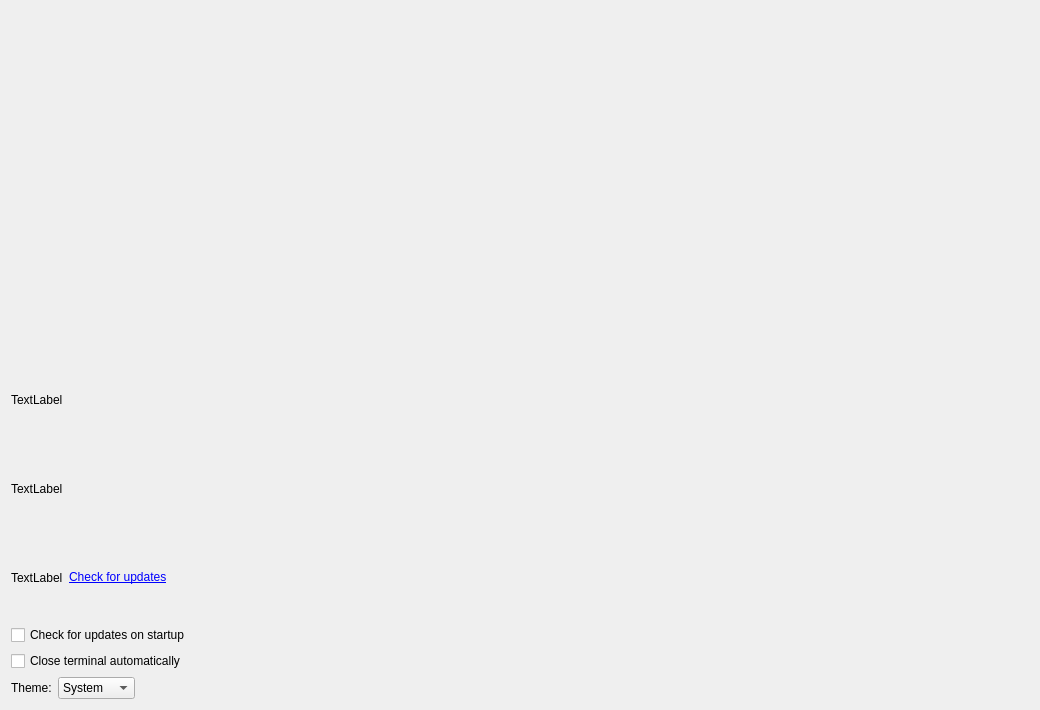
<?xml version="1.0" encoding="UTF-8"?>
<ui version="4.0">
 <class>MainDialog</class>
 <widget class="QDialog" name="MainDialog">
  <property name="geometry">
   <rect>
    <x>0</x>
    <y>0</y>
    <width>1040</width>
    <height>710</height>
   </rect>
  </property>
  <property name="minimumSize">
   <size>
    <width>720</width>
    <height>620</height>
   </size>
  </property>
  <property name="windowTitle">
   <string>KytyPs5 GTA VI</string>
  </property>
  <property name="locale">
   <locale language="English" country="UnitedStates"/>
  </property>
  <layout class="QGridLayout" name="gridLayout">
   <item row="0" column="0">
    <layout class="QVBoxLayout" name="verticalLayout_5">
     <item>
      <layout class="QHBoxLayout" name="horizontalLayout_3">
       <item>
        <layout class="QVBoxLayout" name="verticalLayout_3">
         <item>
          <widget class="ConfigurationListWidget" name="widget" native="true">
           <property name="sizePolicy">
            <sizepolicy hsizetype="MinimumExpanding" vsizetype="Preferred">
             <horstretch>0</horstretch>
             <verstretch>0</verstretch>
            </sizepolicy>
           </property>
           <property name="minimumSize">
            <size>
             <width>400</width>
             <height>300</height>
            </size>
           </property>
          </widget>
         </item>
        </layout>
       </item>
      </layout>
     </item>
     <item>
      <layout class="QVBoxLayout" name="verticalLayout_4">
       <item>
        <widget class="QLabel" name="label_settings_file">
         <property name="text">
          <string>TextLabel</string>
         </property>
        </widget>
       </item>
       <item>
        <widget class="QLabel" name="label_Interpreter">
         <property name="frameShape">
          <enum>QFrame::NoFrame</enum>
         </property>
         <property name="frameShadow">
          <enum>QFrame::Sunken</enum>
         </property>
         <property name="text">
          <string>TextLabel</string>
         </property>
        </widget>
       </item>
       <item>
        <layout class="QHBoxLayout" name="versionLayout">
         <item>
          <widget class="QLabel" name="label_Version">
           <property name="text">
            <string>TextLabel</string>
           </property>
          </widget>
         </item>
         <item>
          <widget class="QLabel" name="check_updates_link">
           <property name="text">
            <string>&lt;a href=&quot;check&quot;&gt;Check for updates&lt;/a&gt;</string>
           </property>
           <property name="textFormat">
            <enum>Qt::RichText</enum>
           </property>
          </widget>
         </item>
         <item>
          <spacer name="versionSpacer">
           <property name="orientation">
            <enum>Qt::Horizontal</enum>
           </property>
           <property name="sizeHint" stdset="0">
            <size>
             <width>40</width>
             <height>20</height>
            </size>
           </property>
          </spacer>
         </item>
        </layout>
       </item>
       <item>
        <widget class="QCheckBox" name="check_updates_on_startup">
         <property name="text">
          <string>Check for updates on startup</string>
         </property>
        </widget>
       </item>
       <item>
        <widget class="QCheckBox" name="close_terminal">
         <property name="text">
          <string>Close terminal automatically</string>
         </property>
        </widget>
       </item>
       <item>
        <layout class="QHBoxLayout" name="themeLayout">
         <item>
          <widget class="QLabel" name="label_theme">
           <property name="text">
            <string>Theme:</string>
           </property>
          </widget>
         </item>
         <item>
          <widget class="QComboBox" name="theme_combo">
           <item>
            <property name="text">
             <string>System</string>
            </property>
           </item>
           <item>
            <property name="text">
             <string>Dark</string>
            </property>
           </item>
           <item>
            <property name="text">
             <string>Light</string>
            </property>
           </item>
           <item>
            <property name="text"><string>Graphite</string></property>
           </item>
          </widget>
         </item>
         <item>
          <spacer name="themeSpacer">
           <property name="orientation">
            <enum>Qt::Horizontal</enum>
           </property>
           <property name="sizeHint" stdset="0">
            <size>
             <width>40</width>
             <height>20</height>
            </size>
           </property>
          </spacer>
         </item>
        </layout>
       </item>
      </layout>
     </item>
    </layout>
   </item>
  </layout>
 </widget>
 <layoutdefault spacing="6" margin="11"/>
 <customwidgets>
  <customwidget>
   <class>ConfigurationListWidget</class>
   <extends>QWidget</extends>
   <header>configurationListWidget.h</header>
   <container>1</container>
  </customwidget>
 </customwidgets>
 <resources/>
 <connections/>
 <buttongroups>
  <buttongroup name="buttonGroup_Console"/>
 </buttongroups>
</ui>
